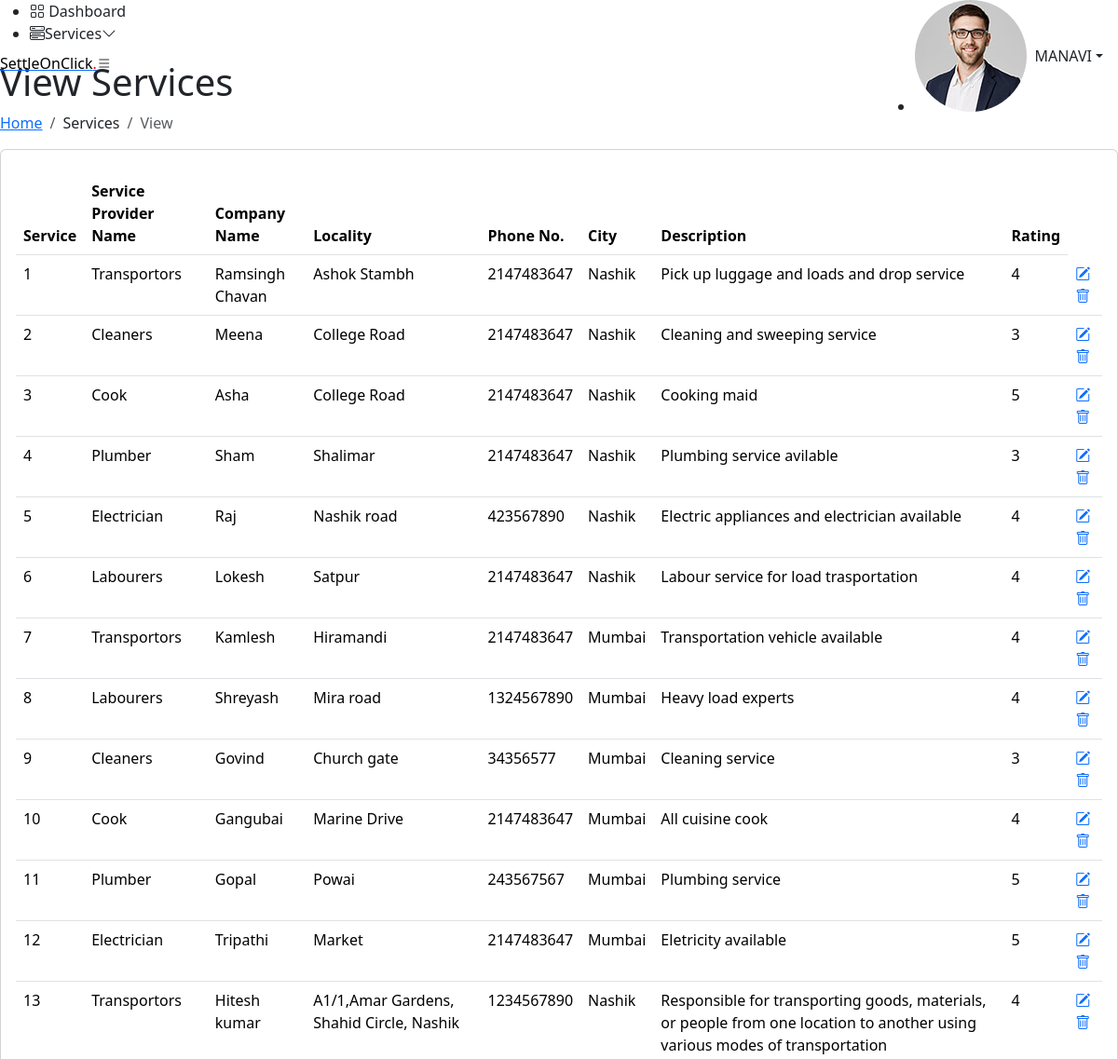
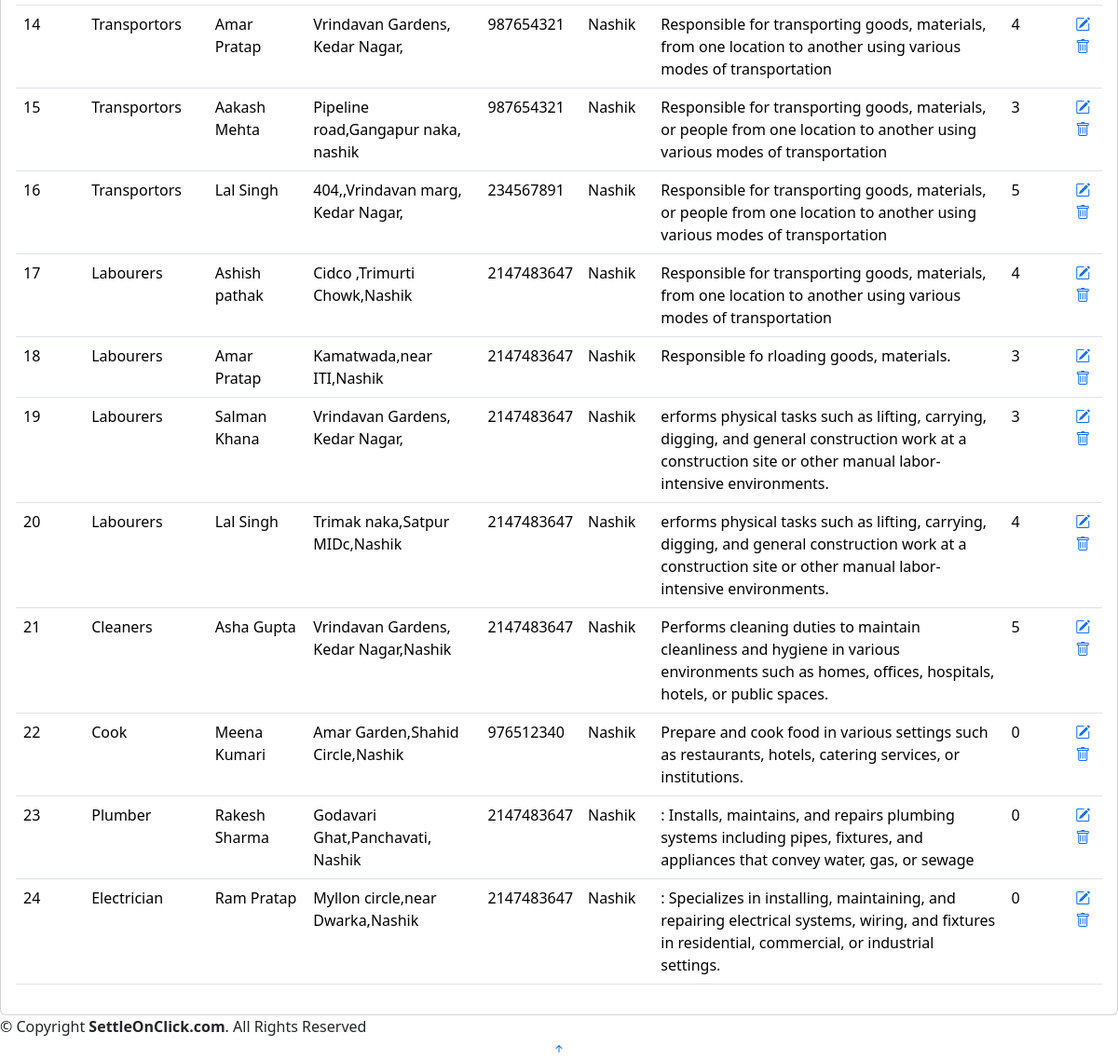
The page /backend/view_services.php on the database its author committed (2 pictures, top to bottom).
### tables this page shows
CREATE TABLE `services` (
  `id` int(3) NOT NULL,
  `Service` text NOT NULL,
  `service_provider_name` text NOT NULL,
  `locality` text NOT NULL,
  `phone_no` int(10) NOT NULL,
  `city` text NOT NULL,
  `description` varchar(265) NOT NULL,
  `rating` int(1) NOT NULL
);

### backend/view_services.php (the view, shortened to what this page needs)
<?php include ("layout/header.php");
include ("Bcode/conn.php");
?>
<main id="main" class="main">
    <div class="pagetitle">
      <h1>View Services</h1>
      <nav>
        <ol class="breadcrumb">
          <li class="breadcrumb-item"><a href="index.html">Home</a></li>
          <li class="breadcrumb-item">Services</li>
          <li class="breadcrumb-item active">View</li>
        </ol>
      </nav>
    </div>
    <section class="section">
      <div class="row">
        <div class="col-lg-12">
          <div class="card">
            <div class="card-body">
              <table class="table datatable">
                <thead>
                  <tr>
                    <th>Service</th>
                    <th>Service Provider Name</th>
                    <th>Company Name</th>
                    <th>Locality</th>
                    <th>Phone No.</th>
                    <th>City</th>
                    <th>Description</th>
                    <th>Rating</th>
                  </tr>
                </thead>
                <tbody>
                    <?php
                        $query="SELECT * FROM `services` ";
                        $result=mysqli_query($conn,$query);
                        $count=1;
                        while($service_info=mysqli_fetch_array($result)){
                    ?>
                  <tr>
                    <td><?php echo $count;?></td>
                    <td><?php  echo $service_info['Service']; ?></td>
                    <td><?php echo $service_info['service_provider_name'];?></td>
                    <td><?php echo $service_info['locality'];?></td>
                    <td><?php echo $service_info['phone_no'];?></td>
                    <td><?php echo $service_info['city'];?></td>
                    <td><?php echo $service_info['description'];?></td>
                    <td><?php echo $service_info['rating'];?></td>
                    <td>
                      <a href="edit_products.php?id=<?php echo $product_info['id'];?>"><i class="bi bi-pencil-square"></i></a>
                      <a href="delete.php?id=<?php echo $service_info['id'];?>"  onclick="return confirm('Are you sure you want to delete this Product?')"><i class="bi bi-trash"></i></a>
                    </td>
                </tr>
                <?php $count++; } ?>
                </tbody>
              </table>
            </div>
          </div>
        </div>
      </div>
    </section>
  </main>
<?php include ("layout/footer.php"); ?>

### backend/layout/header.php (shortened to what this page needs)
<!DOCTYPE html>
<html lang="en">
<head>
  <link href="assets/vendor/bootstrap/css/bootstrap.min.css" rel="stylesheet">
  <link href="assets/vendor/bootstrap-icons/bootstrap-icons.css" rel="stylesheet">
  <link href="assets/vendor/boxicons/css/boxicons.min.css" rel="stylesheet">
  <link href="assets/vendor/quill/quill.snow.css" rel="stylesheet">
  <link href="assets/vendor/quill/quill.bubble.css" rel="stylesheet">
  <link href="assets/vendor/remixicon/remixicon.css" rel="stylesheet">
  <link href="assets/vendor/simple-datatables/style.css" rel="stylesheet">
  <link href="assets/css/style.css" rel="stylesheet">
</head>
<body>
  <header id="header" class="header fixed-top d-flex align-items-center">
    <div class="d-flex align-items-center justify-content-between">
      <a href="index.html" class="logo d-flex align-items-center">
        <span class="d-none d-lg-block" style="color:black">SettleOnClick<span style="color:red">.</span></span>
      </a>
      <i class="bi bi-list toggle-sidebar-btn"></i>
    </div>
    <nav class="header-nav ms-auto">
      <ul class="d-flex align-items-center">
        <li class="nav-item dropdown pe-3">
          <a class="nav-link nav-profile d-flex align-items-center pe-0" href="#" data-bs-toggle="dropdown">
            <img src="assets/img/profile-img.jpg" alt="Profile" class="rounded-circle">
            <span class="d-none d-md-block dropdown-toggle ps-2">MANAVI</span>
          </a>
        </li>
      </ul>
    </nav>
  </header>
  <aside id="sidebar" class="sidebar">
    <ul class="sidebar-nav" id="sidebar-nav">
      <li class="nav-item">
        <a class="nav-link " href="dashboard.php">
          <i class="bi bi-grid"></i>
          <span>Dashboard</span>
        </a>
      </li>
      <li class="nav-item">
        <a class="nav-link collapsed" data-bs-target="#product-nav" data-bs-toggle="collapse" href="#">
          <i class="bi bi-menu-button-wide"></i><span>Services</span><i class="bi bi-chevron-down ms-auto"></i>
        </a>
      </li>
    </ul>
  </aside>

### backend/layout/footer.php (shortened to what this page needs)
  <footer id="footer" class="footer">
    <div class="copyright">
      &copy; Copyright <strong><span>SettleOnClick.com</span></strong>. All Rights Reserved
    </div>
  </footer>
  <a href="#" class="back-to-top d-flex align-items-center justify-content-center"><i class="bi bi-arrow-up-short"></i></a>
</body>
</html>

### rows shown on the page
services: Service "Transportors", service_provider_name "Ramsingh Chavan", locality "Ashok Stambh", phone_no "2147483647", city "Nashik", description "Pick up luggage and loads and drop service", rating "4"
services: Service "Cleaners", service_provider_name "Meena", locality "College Road", phone_no "2147483647", city "Nashik", description "Cleaning and sweeping service", rating "3"
services: Service "Cook", service_provider_name "Asha", locality "College Road", phone_no "2147483647", city "Nashik", description "Cooking maid", rating "5"
services: Service "Plumber", service_provider_name "Sham", locality "Shalimar", phone_no "2147483647", city "Nashik", description "Plumbing service avilable", rating "3"
services: Service "Electrician", service_provider_name "Raj", locality "Nashik road", phone_no "423567890", city "Nashik", description "Electric appliances and electrician available", rating "4"
services: Service "Labourers", service_provider_name "Lokesh", locality "Satpur", phone_no "2147483647", city "Nashik", description "Labour service for load trasportation", rating "4"
services: Service "Transportors", service_provider_name "Kamlesh", locality "Hiramandi", phone_no "2147483647", city "Mumbai", description "Transportation vehicle available", rating "4"
services: Service "Labourers", service_provider_name "Shreyash", locality "Mira road", phone_no "1324567890", city "Mumbai", description "Heavy load experts", rating "4"
services: Service "Cleaners", service_provider_name "Govind", locality "Church gate", phone_no "34356577", city "Mumbai", description "Cleaning service", rating "3"
services: Service "Cook", service_provider_name "Gangubai", locality "Marine Drive", phone_no "2147483647", city "Mumbai", description "All cuisine cook", rating "4"
services: Service "Plumber", service_provider_name "Gopal", locality "Powai", phone_no "243567567", city "Mumbai", description "Plumbing service", rating "5"
services: Service "Electrician", service_provider_name "Tripathi", locality "Market", phone_no "2147483647", city "Mumbai", description "Eletricity available", rating "5"
services: Service "Transportors", service_provider_name "Hitesh kumar", locality "A1/1,Amar Gardens, Shahid Circle, Nashik", phone_no "1234567890", city "Nashik", description "Responsible for transporting goods, materials, or people from one location to another using various modes of transportation", rating "4"
services: Service "Transportors", service_provider_name "Amar Pratap", locality "Vrindavan Gardens, Kedar Nagar,", phone_no "987654321", city "Nashik", description "Responsible for transporting goods, materials, from one location to another using various modes of transportation", rating "4"
services: Service "Transportors", service_provider_name "Aakash Mehta", locality "Pipeline road,Gangapur naka, nashik", phone_no "987654321", city "Nashik", description "Responsible for transporting goods, materials, or people from one location to another using various modes of transportation", rating "3"
services: Service "Transportors", service_provider_name "Lal Singh", locality "404,,Vrindavan marg, Kedar Nagar,", phone_no "234567891", city "Nashik", description "Responsible for transporting goods, materials, or people from one location to another using various modes of transportation", rating "5"
services: Service "Labourers", service_provider_name "Ashish pathak", locality "Cidco ,Trimurti Chowk,Nashik", phone_no "2147483647", city "Nashik", description "Responsible for transporting goods, materials, from one location to another using various modes of transportation", rating "4"
services: Service "Labourers", service_provider_name "Amar Pratap", locality "Kamatwada,near ITI,Nashik", phone_no "2147483647", city "Nashik", description "Responsible fo rloading goods, materials.", rating "3"
services: Service "Labourers", service_provider_name "Salman Khana", locality "Vrindavan Gardens, Kedar Nagar,", phone_no "2147483647", city "Nashik", description "erforms physical tasks such as lifting, carrying, digging, and general construction work at a construction site or other manual labor-intensive environments.", rating "3"
services: Service "Labourers", service_provider_name "Lal Singh", locality "Trimak naka,Satpur MIDc,Nashik", phone_no "2147483647", city "Nashik", description "erforms physical tasks such as lifting, carrying, digging, and general construction work at a construction site or other manual labor-intensive environments.", rating "4"
services: Service "Cleaners", service_provider_name "Asha Gupta", locality "Vrindavan Gardens, Kedar Nagar,Nashik", phone_no "2147483647", city "Nashik", description "Performs cleaning duties to maintain cleanliness and hygiene in various environments such as homes, offices, hospitals, hotels, or public spaces.", rating "5"
services: Service "Cook", service_provider_name "Meena Kumari", locality "Amar Garden,Shahid Circle,Nashik", phone_no "976512340", city "Nashik", description "Prepare and cook food in various settings such as restaurants, hotels, catering services, or institutions.", rating "0"
services: Service "Plumber", service_provider_name "Rakesh Sharma", locality "Godavari Ghat,Panchavati, Nashik", phone_no "2147483647", city "Nashik", description ": Installs, maintains, and repairs plumbing systems including pipes, fixtures, and appliances that convey water, gas, or sewage", rating "0"
services: Service "Electrician", service_provider_name "Ram Pratap", locality "Myllon circle,near Dwarka,Nashik", phone_no "2147483647", city "Nashik", description ": Specializes in installing, maintaining, and repairing electrical systems, wiring, and fixtures in residential, commercial, or industrial settings.", rating "0"
